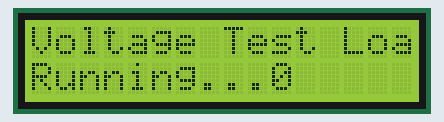
Simulated run of this sketch. Board: ESP32. Shown: 16×2 character LCD.

Above: at 0.1 s.
At 4.1 s:
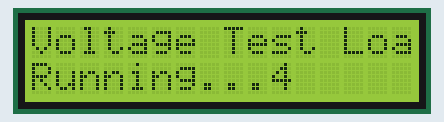
At 9.2 s:
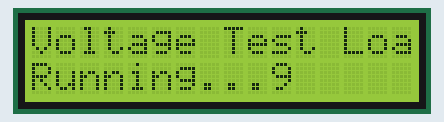
At 19.2 s:
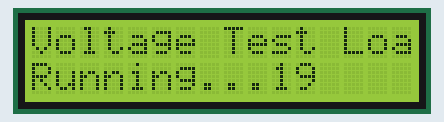
At 28.2 s:
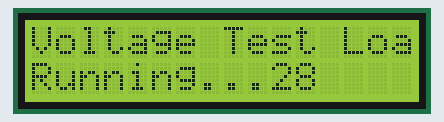
At 38.2 s:
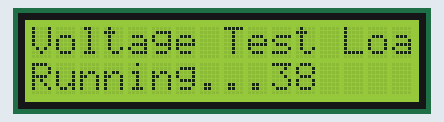

Measured:
- what the display in image 1 shows lasts 1.0 s, from 4.1 s to 5.1 s

The sketch:

voltage_test_load.ino
```cpp
#include <Wire.h>
#include <LiquidCrystal_I2C.h>

LiquidCrystal_I2C lcd(0x27, 16, 2);

int counter = 0;

void setup()
{
    Wire.begin(8, 9);
    lcd.init();
    lcd.backlight();
    lcd.setCursor(0, 0);
    lcd.print("Voltage Test Load");
    lcd.setCursor(0, 1);
    lcd.print("Running...");
}

void loop()
{
    lcd.setCursor(10, 1);
    lcd.print(counter);
    counter++;
    delay(1000);
}
```
